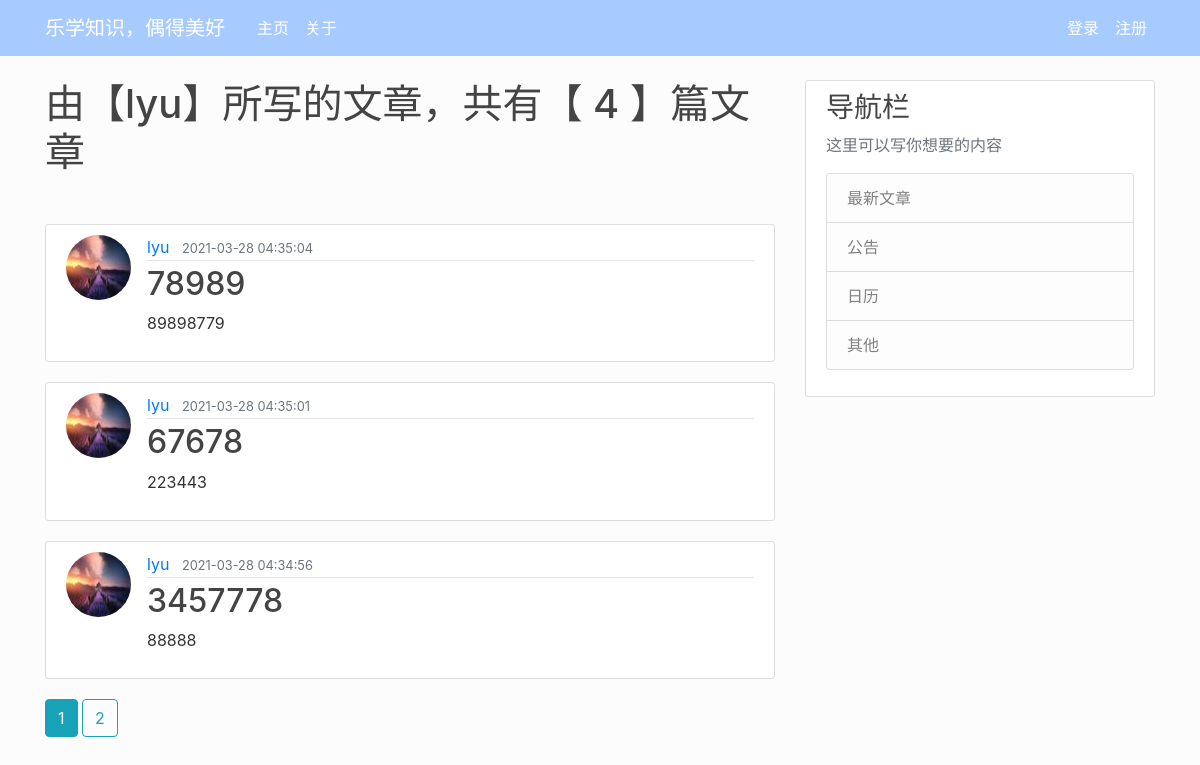
Page /user/lyu on the committed database.
### tim_web_server/models.py (models this page shows, shortened)
class User(db.Model, UserMixin):
    id = db.Column(db.Integer, primary_key=True)
    username = db.Column(db.String(20), unique=True, nullable=False)
    email = db.Column(db.String(120), unique=True, nullable=False)
    image_file = db.Column(db.String(20), nullable=False, default="default.jpg")
    password = db.Column(db.String(60), nullable=False)
    posts = db.relationship("Post", backref="author", lazy=True)

class Post(db.Model):
    id = db.Column(db.Integer, primary_key=True)
    title = db.Column(db.String(100), nullable=False)
    date_posted = db.Column(db.DateTime, nullable=False, default=datetime.utcnow)
    content = db.Column(db.Text, nullable=False)
    user_id = db.Column(db.Integer, db.ForeignKey('user.id'), nullable=False)

### tim_web_server/users/routes.py (the view)
@users.route('/user/<string:username>')
def user_posts(username):
    page = request.args.get('page', 1, type=int)
    user = User.query.filter_by(username=username).first_or_404()
    posts = Post.query.filter_by(author=user).order_by(Post.date_posted.desc()) \
        .paginate(page=page, per_page=3)
    return render_template("user_posts.html", posts=posts, user=user)

### tim_web_server/templates/user_posts.html
{% extends "general_layout.html" %}
{% block content %}
    <h1 class="mb-5">由【{{ user.username }}】所写的文章，共有【 {{posts.total}} 】篇文章</h1>
    {% for post in posts.items %}
        <article class="media content-section">
            <img class="rounded-circle article-img" src="{{ url_for('static', filename='user_profile_pics/' + post.author.image_file) }}">
            <div class="media-body">
            <div class="article-metadata">
                <a class="mr-2" href="#">{{ post.author.username }}</a>
                <small class="text-muted">{{ post.date_posted.strftime('%Y-%m-%d %H:%M:%S') }}</small>
            </div>
            <h2><a class="article-title" href="{{ url_for('posts.post', post_id=post.id) }}">{{ post.title }}</a></h2>
            <p class="article-content">{{ post.content }}</p>
            </div>
        </article>
    {% endfor %}
    {% for page_num in posts.iter_pages(left_edge=2, right_edge=2, left_current=2, right_current=5) %}
        {% if page_num %}
            {% if posts.page == page_num %}
                <a class="btn btn-info mb-10" href="{{ url_for('users.user_posts', username=user.username, page=page_num) }}">{{ page_num }}</a>
            {% else %}
                <a class="btn btn-outline-info mb-10" href="{{ url_for('users.user_posts', username=user.username, page=page_num) }}">{{ page_num }}</a>
            {% endif %}
        {% else %}
            ...
        {% endif %}
    {% endfor %}
{% endblock %}

### tim_web_server/static/main.css (style rules this page uses)
body { background: #fcfcfc; color: #333333; margin-top: 5rem; }
h1, h2, h3, h4, h5, h6 { color: #444444; }
.content-section { background: #ffffff; padding: 10px 20px; border: 1px solid #dddddd; border-radius: 3px; margin-bottom: 20px; }
.article-title { color: #444444; }
.article-content { white-space: pre-line; }
.article-img { height: 65px; width: 65px; margin-right: 16px; }
.article-metadata { padding-bottom: 1px; margin-bottom: 4px; border-bottom: 1px solid #e3e3e3 }

### rows in the picture
User: username "lyu"
Post: image_file (picture), author.username "lyu", date_posted "2021-03-28 04:35:04", title "78989", content "89898779"
Post: image_file (picture), author.username "lyu", date_posted "2021-03-28 04:35:01", title "67678", content "223443"
Post: image_file (picture), author.username "lyu", date_posted "2021-03-28 04:34:56", title "3457778", content "88888"

### other values in the picture
{{ posts.total }} "4"
{{ page_num }} "1"
{{ page_num }} "2"
